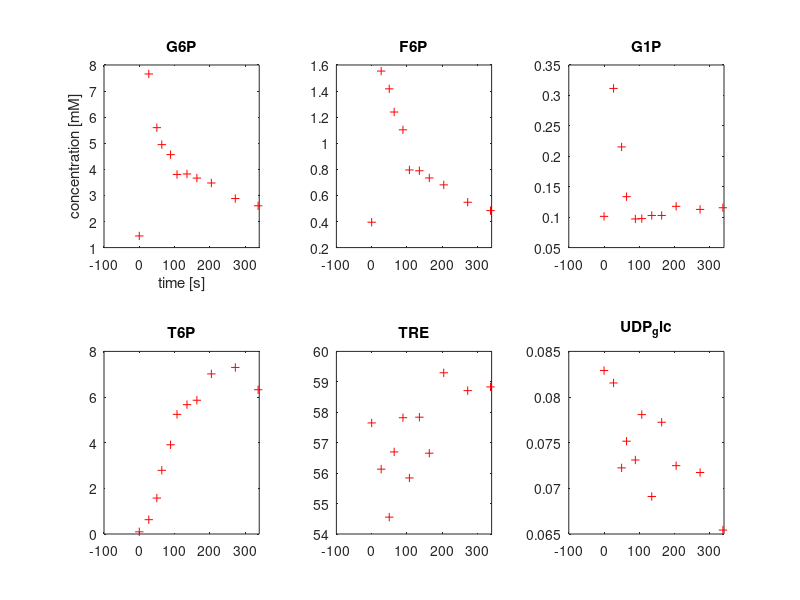

Source code (MATLAB): (Note: this script raises an error after producing the figure.)
%% Load Data
load('vHeerden_trehalose_data_micromolgdw.mat'); 
    data.nucleotides=data.nucleotides/2;
    data.metabolites=data.metabolites/2;
    data.fluxes=data.fluxes/2;
        AXP=sum(data.nucleotides(:,2:4)'); 
        time=[0:1:340];
        AXP_intp=interp1(data.time_nucleotides,AXP,time,'linear','extrap');
        dAXPdt=diff(AXP_intp);
    data.time_dAXPdt=time(2:end);
    data.AXP=AXP;
    data.dAXPdt=dAXPdt;
    clear AXP time AXP_intp dAXPdt
    
%% plot this data

% % % % metabolite profile vs time
figure(3)
% figure(103)

% G6P
subplot(2,3,1)
plot(data.time_metabolites,data.metabolites(:,2),'r+')
title('G6P')
xlabel('time [s]')
ylabel('concentration [mM]')
xlim([-100 340])

% F6P
subplot(2,3,2)
plot(data.time_metabolites,data.metabolites(:,3),'r+')
title('F6P')
% xlabel('time [s]')
% ylabel('concentration [mM]')
xlim([-100 340])

% G1P
subplot(2,3,3)
plot(data.time_metabolites,data.metabolites(:,13),'r+')
title('G1P')
% xlabel('time [s]')
% ylabel('concentration [mM]')
xlim([-100 340])

% T6P
subplot(2,3,4)
plot(data.time_metabolites,data.metabolites(:,15),'r+')
title('T6P')
% xlabel('time [s]')
% ylabel('concentration [mM]')
xlim([-100 340])

% TRE
subplot(2,3,5)
plot(data.time_metabolites, data.metabolites(:,16),'r+')
title('TRE')
xlim([-100 340])

% UDP_glc
subplot(2,3,6)
plot(data.time_metabolites, data.metabolites(:,14),'r+')
title('UDP_glc')
xlim([-100 340])

suptitle({'Metabolite concentrations vs time';'Glucose pulse from 0.1 to 110 mM';'starting conentrations follow from steadt state'})

%%

figure(4)
% figure(104)

% v_GLT
subplot(2,4,1)
plot(data.time_fluxes(1:end),data.fluxes(:,1), 'r+')
title('GLT')
xlabel('time [s^{-1}]')
ylabel('reaction rate [mM s^{-1}]')
xlim([-100 340])

% v_HK
subplot(2,4,2)
plot(data.time_fluxes(1:end),data.fluxes(:,1), 'r+')
title('HK')
xlim([-100 340])

% v_PGI
subplot(2,4,3)
plot(data.time_fluxes(1:end),data.fluxes(:,2)-data.fluxes(:,3), 'r+')
title('PGI')
xlim([-100 340])

% v_PFK
subplot(2,4,4)
plot(data.time_fluxes(1:end),data.fluxes(:,4), 'r+')
title('PFK')
xlim([-100 340])

% v_PGM1
subplot(2,4,5)
plot(data.time_fluxes(:), data.fluxes(:,6)-data.fluxes(:,7), 'r+')
title('PGM1')
xlim([-100 340])

% v_TPS1
subplot(2,4,6)
plot(data.time_fluxes(:), data.fluxes(:,9), 'r+')
title('TPS1')
xlim([-100 340])

% v_TPS2
subplot(2,4,7)
plot(data.time_fluxes(:), data.fluxes(:,10), 'r+')
title('TPS2')
xlim([-100 340])

% v_NTH1
subplot(2,4,8)
plot(data.time_fluxes(:), data.fluxes(:,11), 'r+')
title('NTH1')
xlim([-100 340])

suptitle({'van Heerden GS dataset. Fluxes profile at changing times';'The first measurement for v_{GLT}, v_{HK}, v_{PGI} and v_{PFK} comes after the pulse already '})


